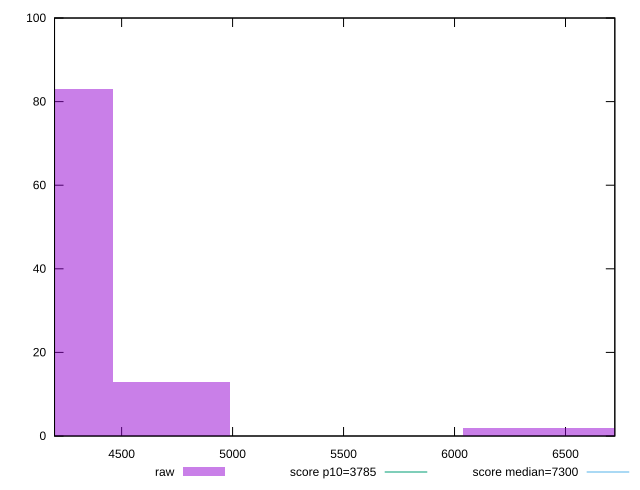

This chart was generated by the following gnuplot code:
reset

$raw <<EOF
4725.529072303248 13
4200.470286491775 83
6825.764215549135 2
6300.7054297376635 2
EOF

set key outside below
set boxwidth 525.0587858114719
set xrange [4197.717:6722.2268]
set yrange [0:100]
set trange [0:100]
set style fill transparent solid 0.5 noborder

set parametric
set terminal svg size 640, 490 enhanced background rgb 'white'
set output "report_00018_2021-02-10T15-25-16.877Z/interactive/samples/pages+cached+noadtech/raw/histogram.svg"

plot $raw title "raw" with boxes, \
     3785,t title "score p10=3785", \
     7300,t title "score median=7300"

reset
